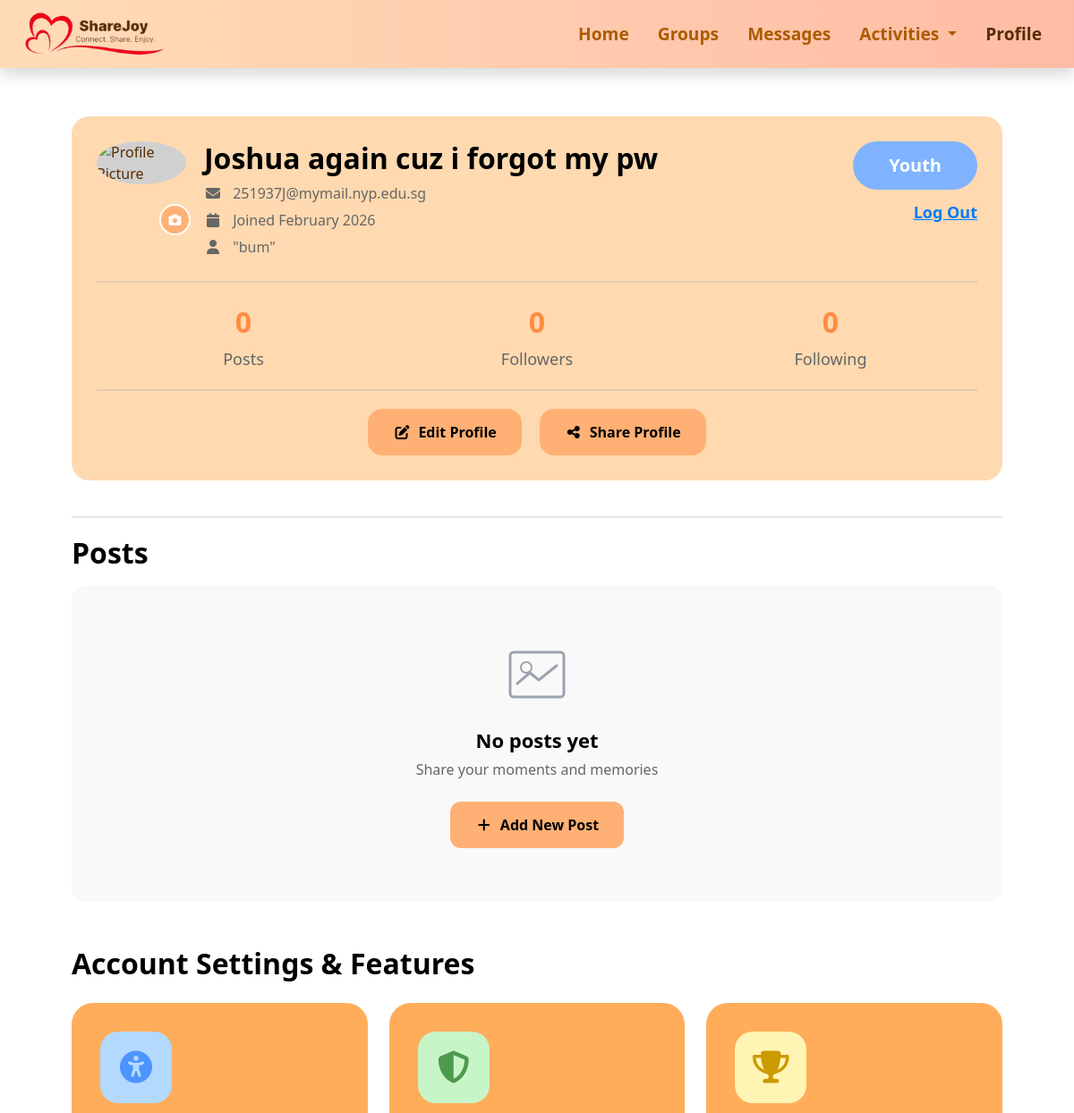
The app's page /profile (signed in, upper part), older data.
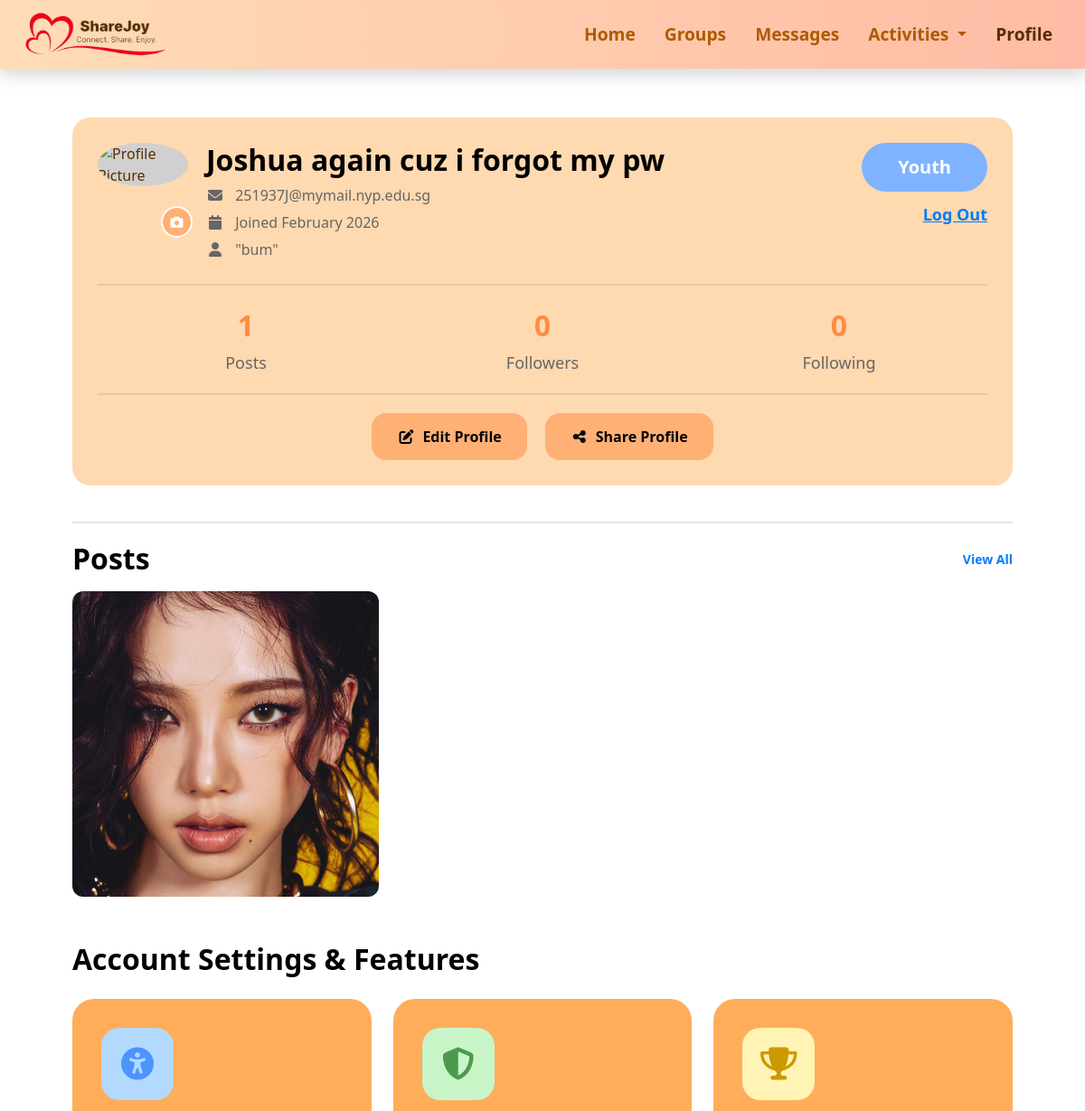
The same page, newer data.
### users.py (models this page shows, shortened)
class User(db.Model):
    __tablename__ = 'user'
    id = db.Column(db.Integer, primary_key=True)
    full_name = db.Column(db.String(100), nullable=False)
    email = db.Column(db.String(120), unique=True, nullable=False)
    mobile = db.Column(db.String(20), nullable=False)
    date_of_birth = db.Column(db.Date, nullable=False)
    age_category = db.Column(db.String(20), nullable=False)  # Youth, Senior, Others
    password_hash = db.Column(db.String(200), nullable=False)
    bio = db.Column(db.Text, nullable=True)
    id_card_filename = db.Column(db.String(200), nullable=True)
    profile_image = db.Column(db.String(200), nullable=True)
    work = db.Column(db.Text, nullable=True)
    education = db.Column(db.Text, nullable=True)
    relationship = db.Column(db.Text, nullable=True)
    interests = db.Column(db.Text, nullable=True)
    posts_count = db.Column(db.Integer, default=0)
    followers_count = db.Column(db.Integer, default=0)
    following_count = db.Column(db.Integer, default=0)
    created_at = db.Column(db.DateTime, default=datetime.utcnow)

### posts.py (models this page shows, shortened)
class Post(db.Model):
    __tablename__ = 'post'
    id = db.Column(db.Integer, primary_key=True)
    user_id = db.Column(db.Integer, db.ForeignKey('user.id'), nullable=False)
    image_filename = db.Column(db.String(200), nullable=False)
    caption = db.Column(db.Text, nullable=True)
    created_at = db.Column(db.DateTime, default=datetime.utcnow)
    user = db.relationship('User', backref='posts')

### app.py (the view)
@app.route("/profile")
@login_required
def profile():
    user = get_current_user()
    joined_date = user.created_at.strftime("%B %Y")
    posts = Post.query.filter_by(user_id=user.id).order_by(Post.created_at.desc()).limit(3).all()
    return render_template("profile.html",
                         title="Profile",
                         user=user,
                         joined_date=joined_date,
                         posts=posts)

### app.py (called while the page is built)
def login_required(f):
    @wraps(f)
    def decorated_function(*args, **kwargs):
        if 'user_id' not in session:
            flash('Please log in to access this page.', 'error')
            return redirect(url_for('loginpage'))
        return f(*args, **kwargs)
    return decorated_function

def get_current_user():
    if 'user_id' in session:
        return User.query.get(session['user_id'])
    return None

### templates/profile.html (shortened to what this page needs)
{% extends "base.html" %}
{% block extra_css %}
<link rel="stylesheet" href="{{ url_for('static', filename='css/profile.css') }}">
<link rel="stylesheet" href="https://cdnjs.cloudflare.com/ajax/libs/font-awesome/6.5.0/css/all.min.css">
{% endblock %}
{% block content %}
<div class="profile-page">
  <section class="profile-card">
    <div class="profile-top">
      <div class="profile-left">
        <div class="avatar-container">
          {% if user.profile_image %}
            <img id="profileImage" src="{{ url_for('static', filename='uploads/' + user.profile_image) }}" class="avatar" alt="Profile Picture">
          {% else %}
            <img id="profileImage" src="https://static.vecteezy.com/system/resources/thumbnails/002/534/006/small/social-media-chatting-online-blank-profile-picture-head-and-body-icon-people-standing-icon-grey-background-free-vector.jpg" class="avatar" alt="Profile Picture">
          {% endif %}
          <div class="avatar-overlay">
            <button id="uploadBtn" class="avatar-btn">
              <i class="fa-solid fa-camera"></i>
            </button>
          </div>
        </div>
        <div class="profile-info">
          <h1 class="profile-name">{{ user.full_name }}</h1>
          <div class="info">
            <i class="fa-solid fa-envelope"></i>
            {{ user.email }}
          </div>
          <div class="info">
            <i class="fa-solid fa-calendar"></i>
            Joined {{ joined_date }}
          </div>
          <div class="info">
            <i class="fa-solid fa-user"></i>
            "{{ user.bio or 'No bio yet' }}"
          </div>
        </div>
      </div>
      <div class="profile-right">
        <span class="tag">{{ user.age_category }}</span>
        <a href="{{ url_for('logout') }}" class="logout-btn">
          Log Out
        </a>
      </div>
    </div>
    <hr class="divider">
    <div class="stats">
      <div>
        <strong>{{ user.posts_count }}</strong>
        <span>Posts</span>
      </div>
      <div>
        <strong>{{ user.followers_count }}</strong>
        <span>Followers</span>
      </div>
      <div>
        <strong>{{ user.following_count }}</strong>
        <span>Following</span>
      </div>
    </div>
    <hr class="divider">
    <div class="actions">
      <button id="editProfile">
        <i class="fa-solid fa-pen-to-square"></i> Edit Profile
      </button>
      <button id="shareProfile">
        <i class="fa-solid fa-share-nodes"></i> Share Profile
      </button>
    </div>
  </section>
    <hr class="divider">
    <div class="posts-section">
      <div class="posts-header">
        <h2>Posts</h2>
        {% if posts %}
          <a href="{{ url_for('all_posts') }}" class="view-all-posts">View All</a>
        {% endif %}
      </div>
      {% if posts %}
        <div class="posts-grid">
          {% for post in posts %}
            <div class="post-card">
              <img src="{{ url_for('static', filename='uploads/' + post.image_filename) }}" alt="Post" class="post-image">
            </div>
          {% endfor %}
        </div>
      {% else %}
        <div class="no-posts-state">
          <h4>No posts yet</h4>
          <p>Share your moments and memories</p>
          <button class="add-post-btn" onclick="document.getElementById('addPostModal').style.display='flex'">
            <i class="fa-solid fa-plus"></i> Add New Post
          </button>
        </div>
      {% endif %}
    </div>
  <section class="settings">
    <h2>Account Settings & Features</h2>
    <div class="settings-grid">
      <div class="setting-card">
        <div class="icon-wrapper accessibility">
          <i class="fa-solid fa-universal-access"></i>
        </div>
      </div>
      <div class="setting-card">
        <div class="icon-wrapper safety">
          <i class="fa-solid fa-shield-halved"></i>
        </div>
      </div>
      <div class="setting-card">
        <div class="icon-wrapper achievements">
          <i class="fa-solid fa-trophy"></i>
        </div>
      </div>
    </div>
  </section>
</div>
{% endblock %}

Row changes from the older to the newer data that the page shows:
changed User "Joshua again cuz i forgot my pw": posts_count "0" → "1"
added Post: image_filename (picture)
Text that changed along with them:
text no longer shown: "No posts yet Share your moments and memories Add New Post"
text now shown: "View All"
